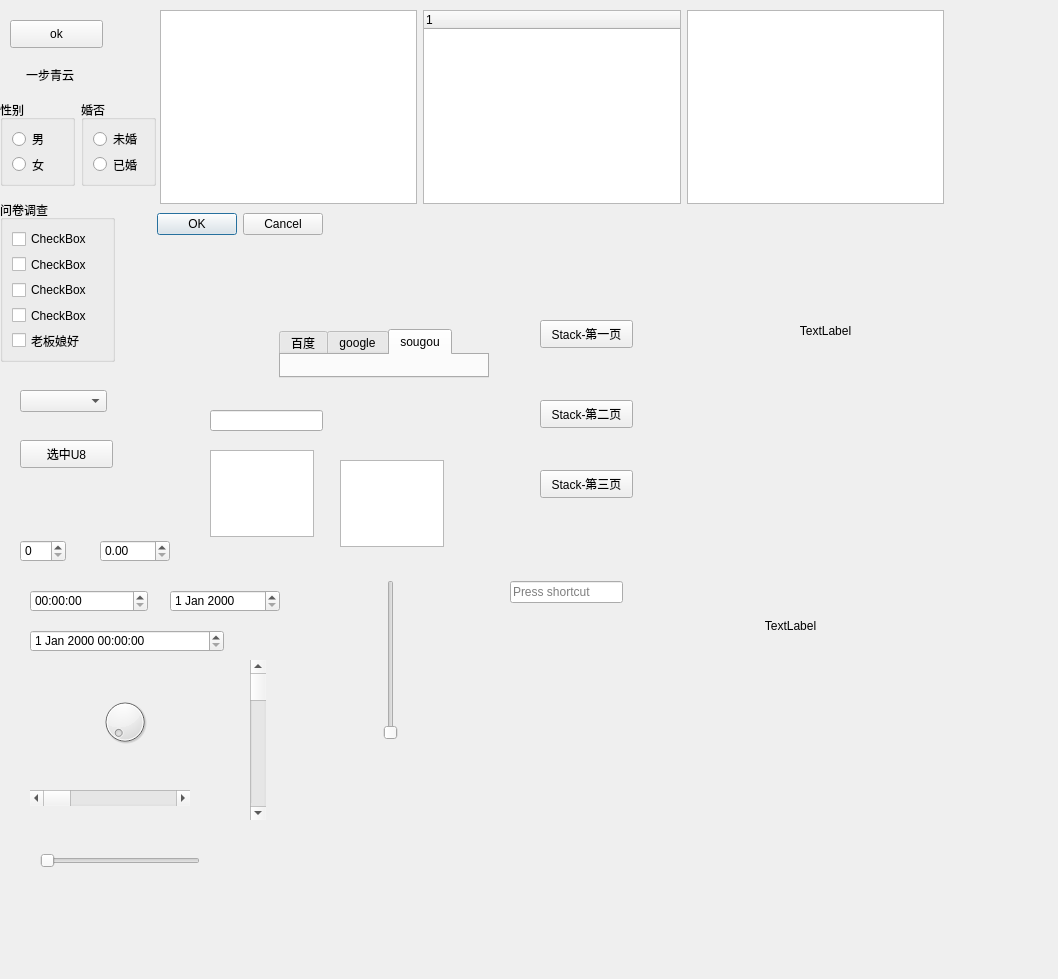
<?xml version="1.0" encoding="UTF-8"?>
<ui version="4.0">
 <class>common_ctrl_button</class>
 <widget class="QWidget" name="common_ctrl_button">
  <property name="geometry">
   <rect>
    <x>0</x>
    <y>0</y>
    <width>1058</width>
    <height>979</height>
   </rect>
  </property>
  <property name="windowTitle">
   <string>common_ctrl_button</string>
  </property>
  <widget class="QPushButton" name="pushButton">
   <property name="geometry">
    <rect>
     <x>10</x>
     <y>20</y>
     <width>93</width>
     <height>28</height>
    </rect>
   </property>
   <property name="text">
    <string>ok</string>
   </property>
  </widget>
  <widget class="QToolButton" name="toolButton">
   <property name="geometry">
    <rect>
     <x>0</x>
     <y>50</y>
     <width>100</width>
     <height>50</height>
    </rect>
   </property>
   <property name="text">
    <string>一步青云</string>
   </property>
   <property name="icon">
    <iconset>
     <normaloff>images/panda.jpg</normaloff>images/panda.jpg</iconset>
   </property>
   <property name="iconSize">
    <size>
     <width>30</width>
     <height>30</height>
    </size>
   </property>
   <property name="toolButtonStyle">
    <enum>Qt::ToolButtonTextBesideIcon</enum>
   </property>
   <property name="autoRaise">
    <bool>true</bool>
   </property>
  </widget>
  <widget class="QGroupBox" name="groupBox_3">
   <property name="geometry">
    <rect>
     <x>0</x>
     <y>200</y>
     <width>115</width>
     <height>162</height>
    </rect>
   </property>
   <property name="title">
    <string>问卷调查</string>
   </property>
   <layout class="QVBoxLayout" name="verticalLayout_3">
    <item>
     <widget class="QCheckBox" name="checkBox">
      <property name="text">
       <string>CheckBox</string>
      </property>
     </widget>
    </item>
    <item>
     <widget class="QCheckBox" name="checkBox_2">
      <property name="text">
       <string>CheckBox</string>
      </property>
     </widget>
    </item>
    <item>
     <widget class="QCheckBox" name="checkBox_3">
      <property name="text">
       <string>CheckBox</string>
      </property>
     </widget>
    </item>
    <item>
     <widget class="QCheckBox" name="checkBox_4">
      <property name="text">
       <string>CheckBox</string>
      </property>
     </widget>
    </item>
    <item>
     <widget class="QCheckBox" name="checkBox_5_lady">
      <property name="text">
       <string>老板娘好</string>
      </property>
      <property name="tristate">
       <bool>true</bool>
      </property>
     </widget>
    </item>
   </layout>
  </widget>
  <widget class="QDialogButtonBox" name="buttonBox">
   <property name="geometry">
    <rect>
     <x>130</x>
     <y>210</y>
     <width>193</width>
     <height>28</height>
    </rect>
   </property>
   <property name="standardButtons">
    <set>QDialogButtonBox::Cancel|QDialogButtonBox::Ok</set>
   </property>
  </widget>
  <widget class="QStackedWidget" name="stackedWidget">
   <property name="geometry">
    <rect>
     <x>270</x>
     <y>320</y>
     <width>228</width>
     <height>67</height>
    </rect>
   </property>
   <property name="currentIndex">
    <number>2</number>
   </property>
   <widget class="QWidget" name="page_4">
    <widget class="QScrollArea" name="scrollArea">
     <property name="geometry">
      <rect>
       <x>20</x>
       <y>10</y>
       <width>117</width>
       <height>360</height>
      </rect>
     </property>
     <property name="widgetResizable">
      <bool>true</bool>
     </property>
     <widget class="QWidget" name="scrollAreaWidgetContents">
      <property name="geometry">
       <rect>
        <x>-21</x>
        <y>-21</y>
        <width>115</width>
        <height>715</height>
       </rect>
      </property>
      <layout class="QVBoxLayout" name="verticalLayout_4">
       <item>
        <widget class="QPushButton" name="pushButton_2">
         <property name="text">
          <string>PushButton</string>
         </property>
        </widget>
       </item>
       <item>
        <widget class="QPushButton" name="pushButton_3">
         <property name="text">
          <string>PushButton</string>
         </property>
        </widget>
       </item>
       <item>
        <widget class="QPushButton" name="pushButton_4">
         <property name="text">
          <string>PushButton</string>
         </property>
        </widget>
       </item>
       <item>
        <widget class="QPushButton" name="pushButton_5">
         <property name="text">
          <string>PushButton</string>
         </property>
        </widget>
       </item>
       <item>
        <widget class="QPushButton" name="pushButton_6">
         <property name="text">
          <string>PushButton</string>
         </property>
        </widget>
       </item>
       <item>
        <widget class="QPushButton" name="pushButton_7">
         <property name="text">
          <string>PushButton</string>
         </property>
        </widget>
       </item>
       <item>
        <widget class="QPushButton" name="pushButton_8">
         <property name="text">
          <string>PushButton</string>
         </property>
        </widget>
       </item>
       <item>
        <widget class="QPushButton" name="pushButton_9">
         <property name="text">
          <string>PushButton</string>
         </property>
        </widget>
       </item>
       <item>
        <widget class="QPushButton" name="pushButton_10">
         <property name="text">
          <string>PushButton</string>
         </property>
        </widget>
       </item>
       <item>
        <widget class="QPushButton" name="pushButton_11">
         <property name="text">
          <string>PushButton</string>
         </property>
        </widget>
       </item>
       <item>
        <widget class="QPushButton" name="pushButton_12">
         <property name="text">
          <string>PushButton</string>
         </property>
        </widget>
       </item>
       <item>
        <widget class="QPushButton" name="pushButton_13">
         <property name="text">
          <string>PushButton</string>
         </property>
        </widget>
       </item>
       <item>
        <widget class="QPushButton" name="pushButton_14">
         <property name="text">
          <string>PushButton</string>
         </property>
        </widget>
       </item>
       <item>
        <widget class="QPushButton" name="pushButton_15">
         <property name="text">
          <string>PushButton</string>
         </property>
        </widget>
       </item>
       <item>
        <widget class="QPushButton" name="pushButton_16">
         <property name="text">
          <string>PushButton</string>
         </property>
        </widget>
       </item>
       <item>
        <widget class="QPushButton" name="pushButton_17">
         <property name="text">
          <string>PushButton</string>
         </property>
        </widget>
       </item>
       <item>
        <widget class="QPushButton" name="pushButton_18">
         <property name="text">
          <string>PushButton</string>
         </property>
        </widget>
       </item>
       <item>
        <widget class="QPushButton" name="pushButton_19">
         <property name="text">
          <string>PushButton</string>
         </property>
        </widget>
       </item>
       <item>
        <widget class="QPushButton" name="pushButton_20">
         <property name="text">
          <string>PushButton</string>
         </property>
        </widget>
       </item>
       <item>
        <widget class="QPushButton" name="pushButton_21">
         <property name="text">
          <string>PushButton</string>
         </property>
        </widget>
       </item>
      </layout>
     </widget>
    </widget>
   </widget>
   <widget class="QWidget" name="page_5">
    <widget class="QToolBox" name="toolBox">
     <property name="geometry">
      <rect>
       <x>40</x>
       <y>40</y>
       <width>85</width>
       <height>145</height>
      </rect>
     </property>
     <property name="currentIndex">
      <number>0</number>
     </property>
     <widget class="QWidget" name="page">
      <property name="geometry">
       <rect>
        <x>0</x>
        <y>0</y>
        <width>85</width>
        <height>55</height>
       </rect>
      </property>
      <attribute name="label">
       <string>家人</string>
      </attribute>
      <widget class="QPushButton" name="pushButton_22">
       <property name="geometry">
        <rect>
         <x>0</x>
         <y>0</y>
         <width>93</width>
         <height>28</height>
        </rect>
       </property>
       <property name="text">
        <string>PushButton</string>
       </property>
      </widget>
     </widget>
     <widget class="QWidget" name="page_3">
      <attribute name="label">
       <string>朋友</string>
      </attribute>
      <widget class="QToolButton" name="toolButton_2">
       <property name="geometry">
        <rect>
         <x>10</x>
         <y>10</y>
         <width>47</width>
         <height>21</height>
        </rect>
       </property>
       <property name="text">
        <string>...</string>
       </property>
      </widget>
     </widget>
     <widget class="QWidget" name="page_2">
      <property name="geometry">
       <rect>
        <x>0</x>
        <y>0</y>
        <width>85</width>
        <height>55</height>
       </rect>
      </property>
      <attribute name="label">
       <string>黑名单</string>
      </attribute>
      <widget class="QTextEdit" name="textEdit">
       <property name="geometry">
        <rect>
         <x>20</x>
         <y>20</y>
         <width>104</width>
         <height>87</height>
        </rect>
       </property>
      </widget>
     </widget>
    </widget>
   </widget>
   <widget class="QWidget" name="page_6">
    <layout class="QVBoxLayout" name="verticalLayout_5">
     <item>
      <widget class="QTabWidget" name="tabWidget">
       <property name="currentIndex">
        <number>2</number>
       </property>
       <widget class="QWidget" name="tab">
        <attribute name="title">
         <string>百度</string>
        </attribute>
       </widget>
       <widget class="QWidget" name="tab_2">
        <attribute name="title">
         <string>google</string>
        </attribute>
       </widget>
       <widget class="QWidget" name="tab_3">
        <attribute name="title">
         <string>sougou</string>
        </attribute>
       </widget>
      </widget>
     </item>
    </layout>
   </widget>
  </widget>
  <widget class="QPushButton" name="pushButtonStack_1">
   <property name="geometry">
    <rect>
     <x>540</x>
     <y>320</y>
     <width>93</width>
     <height>28</height>
    </rect>
   </property>
   <property name="text">
    <string>Stack-第一页</string>
   </property>
  </widget>
  <widget class="QPushButton" name="pushButtonStack_2">
   <property name="geometry">
    <rect>
     <x>540</x>
     <y>400</y>
     <width>93</width>
     <height>28</height>
    </rect>
   </property>
   <property name="text">
    <string>Stack-第二页</string>
   </property>
  </widget>
  <widget class="QPushButton" name="pushButtonStack_3">
   <property name="geometry">
    <rect>
     <x>540</x>
     <y>470</y>
     <width>93</width>
     <height>28</height>
    </rect>
   </property>
   <property name="text">
    <string>Stack-第三页</string>
   </property>
  </widget>
  <widget class="QComboBox" name="comboBox">
   <property name="geometry">
    <rect>
     <x>20</x>
     <y>390</y>
     <width>87</width>
     <height>22</height>
    </rect>
   </property>
  </widget>
  <widget class="QPushButton" name="pushButtonComboBox">
   <property name="geometry">
    <rect>
     <x>20</x>
     <y>440</y>
     <width>93</width>
     <height>28</height>
    </rect>
   </property>
   <property name="text">
    <string>选中U8</string>
   </property>
  </widget>
  <widget class="QLineEdit" name="lineEdit">
   <property name="geometry">
    <rect>
     <x>210</x>
     <y>410</y>
     <width>113</width>
     <height>21</height>
    </rect>
   </property>
  </widget>
  <widget class="QTextEdit" name="textEdit_2">
   <property name="geometry">
    <rect>
     <x>210</x>
     <y>450</y>
     <width>104</width>
     <height>87</height>
    </rect>
   </property>
  </widget>
  <widget class="QPlainTextEdit" name="plainTextEdit">
   <property name="geometry">
    <rect>
     <x>340</x>
     <y>460</y>
     <width>104</width>
     <height>87</height>
    </rect>
   </property>
  </widget>
  <widget class="QSpinBox" name="spinBox">
   <property name="geometry">
    <rect>
     <x>20</x>
     <y>540</y>
     <width>46</width>
     <height>22</height>
    </rect>
   </property>
  </widget>
  <widget class="QDoubleSpinBox" name="doubleSpinBox">
   <property name="geometry">
    <rect>
     <x>100</x>
     <y>540</y>
     <width>70</width>
     <height>22</height>
    </rect>
   </property>
  </widget>
  <widget class="QTimeEdit" name="timeEdit">
   <property name="geometry">
    <rect>
     <x>30</x>
     <y>590</y>
     <width>118</width>
     <height>22</height>
    </rect>
   </property>
  </widget>
  <widget class="QDateEdit" name="dateEdit">
   <property name="geometry">
    <rect>
     <x>170</x>
     <y>590</y>
     <width>110</width>
     <height>22</height>
    </rect>
   </property>
  </widget>
  <widget class="QDateTimeEdit" name="dateTimeEdit">
   <property name="geometry">
    <rect>
     <x>30</x>
     <y>630</y>
     <width>194</width>
     <height>22</height>
    </rect>
   </property>
  </widget>
  <widget class="QDial" name="dial">
   <property name="geometry">
    <rect>
     <x>100</x>
     <y>690</y>
     <width>50</width>
     <height>64</height>
    </rect>
   </property>
  </widget>
  <widget class="QScrollBar" name="horizontalScrollBar">
   <property name="geometry">
    <rect>
     <x>30</x>
     <y>790</y>
     <width>160</width>
     <height>16</height>
    </rect>
   </property>
   <property name="orientation">
    <enum>Qt::Horizontal</enum>
   </property>
  </widget>
  <widget class="QScrollBar" name="verticalScrollBar">
   <property name="geometry">
    <rect>
     <x>250</x>
     <y>660</y>
     <width>16</width>
     <height>160</height>
    </rect>
   </property>
   <property name="orientation">
    <enum>Qt::Vertical</enum>
   </property>
  </widget>
  <widget class="QSlider" name="horizontalSlider">
   <property name="geometry">
    <rect>
     <x>40</x>
     <y>850</y>
     <width>160</width>
     <height>22</height>
    </rect>
   </property>
   <property name="orientation">
    <enum>Qt::Horizontal</enum>
   </property>
  </widget>
  <widget class="QSlider" name="verticalSlider">
   <property name="geometry">
    <rect>
     <x>380</x>
     <y>580</y>
     <width>22</width>
     <height>160</height>
    </rect>
   </property>
   <property name="orientation">
    <enum>Qt::Vertical</enum>
   </property>
  </widget>
  <widget class="QKeySequenceEdit" name="keySequenceEdit">
   <property name="geometry">
    <rect>
     <x>510</x>
     <y>580</y>
     <width>113</width>
     <height>24</height>
    </rect>
   </property>
  </widget>
  <widget class="QLabel" name="labelPicture">
   <property name="geometry">
    <rect>
     <x>710</x>
     <y>230</y>
     <width>231</width>
     <height>201</height>
    </rect>
   </property>
   <property name="text">
    <string>TextLabel</string>
   </property>
   <property name="alignment">
    <set>Qt::AlignCenter</set>
   </property>
  </widget>
  <widget class="QLabel" name="labelGif">
   <property name="geometry">
    <rect>
     <x>690</x>
     <y>510</y>
     <width>201</width>
     <height>231</height>
    </rect>
   </property>
   <property name="text">
    <string>TextLabel</string>
   </property>
   <property name="alignment">
    <set>Qt::AlignCenter</set>
   </property>
  </widget>
  <widget class="QWidget" name="">
   <property name="geometry">
    <rect>
     <x>160</x>
     <y>10</y>
     <width>784</width>
     <height>194</height>
    </rect>
   </property>
   <layout class="QHBoxLayout" name="horizontalLayout_2">
    <item>
     <widget class="QListWidget" name="listWidget"/>
    </item>
    <item>
     <widget class="QTreeWidget" name="treeWidget">
      <column>
       <property name="text">
        <string notr="true">1</string>
       </property>
      </column>
     </widget>
    </item>
    <item>
     <widget class="QTableWidget" name="tableWidget"/>
    </item>
   </layout>
  </widget>
  <widget class="QWidget" name="">
   <property name="geometry">
    <rect>
     <x>0</x>
     <y>100</y>
     <width>156</width>
     <height>86</height>
    </rect>
   </property>
   <layout class="QHBoxLayout" name="horizontalLayout">
    <item>
     <widget class="QGroupBox" name="groupBox">
      <property name="title">
       <string>性别</string>
      </property>
      <layout class="QVBoxLayout" name="verticalLayout">
       <item>
        <widget class="QRadioButton" name="radioButtion_man">
         <property name="text">
          <string>男</string>
         </property>
        </widget>
       </item>
       <item>
        <widget class="QRadioButton" name="radioButton_woman">
         <property name="text">
          <string>女</string>
         </property>
        </widget>
       </item>
      </layout>
     </widget>
    </item>
    <item>
     <widget class="QGroupBox" name="groupBox_2">
      <property name="title">
       <string>婚否</string>
      </property>
      <layout class="QVBoxLayout" name="verticalLayout_2">
       <item>
        <widget class="QRadioButton" name="radioButton_3">
         <property name="text">
          <string>未婚</string>
         </property>
        </widget>
       </item>
       <item>
        <widget class="QRadioButton" name="radioButton_4">
         <property name="text">
          <string>已婚</string>
         </property>
        </widget>
       </item>
      </layout>
     </widget>
    </item>
   </layout>
  </widget>
 </widget>
 <resources/>
 <connections/>
</ui>
